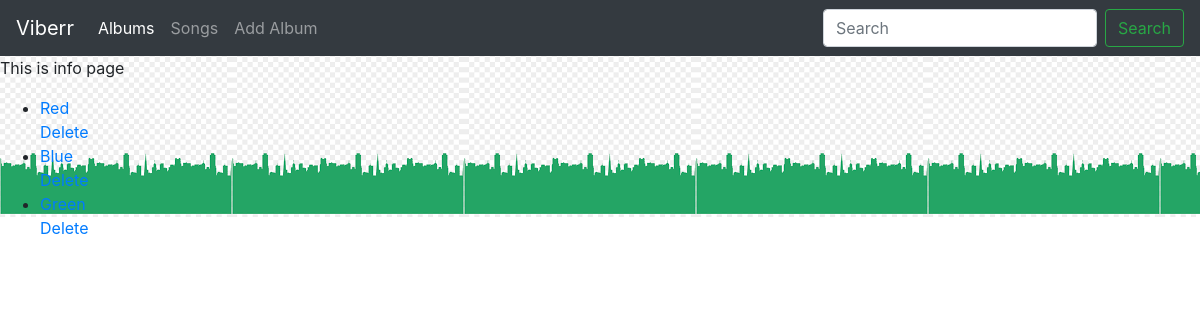
Page /music/ on the earlier database version.
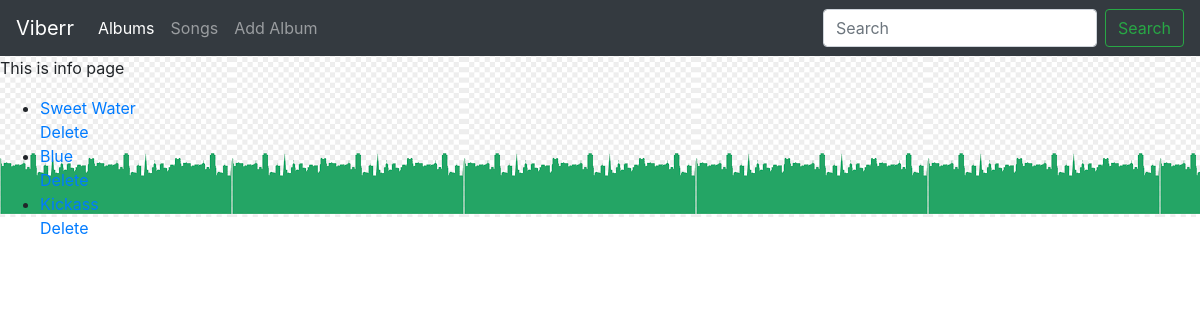
Same page on the later database version.
### music/models.py (models this page shows, shortened)
class Album(models.Model):
    album_title = models.CharField(max_length=200)
    artist = models.CharField(max_length=200)
    logo = models.FileField()
    genre = models.CharField(max_length=10)

### music/views.py (the view)
class InfoView(generic.ListView):
    template_name = 'music/info.html'
    context_object_name = 'all_album'
    def get_queryset(self):
        return Album.objects.all()

### music/templates/music/info.html
{% extends 'music/music_base.html' %}
{% block content %}
<p>This is info page</p>
    {% if all_album %}
        <ul>
            {% for album in all_album %}
                <li><a href="{% url 'music:details' album.id %}">{{album.album_title}}</a></li>
                <a href="{% url 'music:album-delete' album.id %}">Delete</a><br>
            {% endfor %}
        </ul>
    {% else %}
        <h3>Nothing here to display</h3>
    {% endif %}
{% endblock %}

Differences in the rows shown:
removed Album: album_title "Red"
removed Album: album_title "Green"
added Album: album_title "Sweet Water"
added Album: album_title "Kickass"
